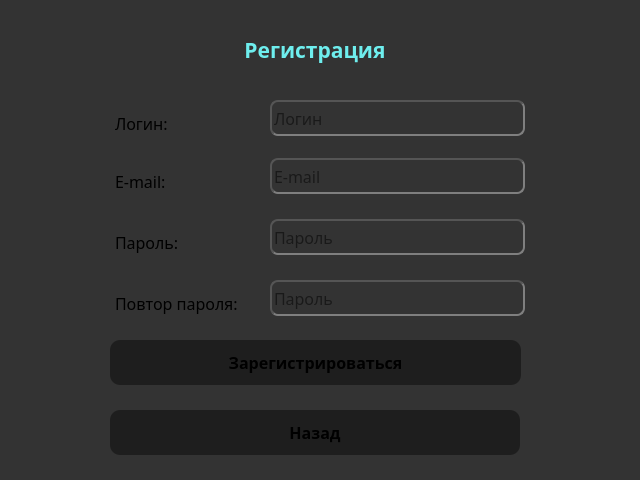
<?xml version="1.0" encoding="UTF-8"?>
<ui version="4.0">
 <class>registerwidget</class>
 <widget class="QWidget" name="registerwidget">
  <property name="enabled">
   <bool>true</bool>
  </property>
  <property name="geometry">
   <rect>
    <x>0</x>
    <y>0</y>
    <width>640</width>
    <height>480</height>
   </rect>
  </property>
  <property name="font">
   <font>
    <family>Sitka</family>
    <pointsize>12</pointsize>
   </font>
  </property>
  <property name="windowTitle">
   <string>Form</string>
  </property>
  <property name="styleSheet">
   <string notr="true">background-color: rgb(51, 51, 51)</string>
  </property>
  <widget class="QPushButton" name="btnToAuth">
   <property name="geometry">
    <rect>
     <x>110</x>
     <y>410</y>
     <width>410</width>
     <height>45</height>
    </rect>
   </property>
   <property name="sizePolicy">
    <sizepolicy hsizetype="Minimum" vsizetype="Fixed">
     <horstretch>0</horstretch>
     <verstretch>0</verstretch>
    </sizepolicy>
   </property>
   <property name="minimumSize">
    <size>
     <width>0</width>
     <height>0</height>
    </size>
   </property>
   <property name="sizeIncrement">
    <size>
     <width>0</width>
     <height>0</height>
    </size>
   </property>
   <property name="palette">
    <palette>
     <active>
      <colorrole role="Button">
       <brush brushstyle="SolidPattern">
        <color alpha="255">
         <red>30</red>
         <green>30</green>
         <blue>30</blue>
        </color>
       </brush>
      </colorrole>
      <colorrole role="Base">
       <brush brushstyle="SolidPattern">
        <color alpha="255">
         <red>30</red>
         <green>30</green>
         <blue>30</blue>
        </color>
       </brush>
      </colorrole>
      <colorrole role="Window">
       <brush brushstyle="SolidPattern">
        <color alpha="255">
         <red>30</red>
         <green>30</green>
         <blue>30</blue>
        </color>
       </brush>
      </colorrole>
      <colorrole role="Shadow">
       <brush brushstyle="SolidPattern">
        <color alpha="255">
         <red>51</red>
         <green>51</green>
         <blue>51</blue>
        </color>
       </brush>
      </colorrole>
      <colorrole role="Highlight">
       <brush brushstyle="SolidPattern">
        <color alpha="255">
         <red>31</red>
         <green>155</green>
         <blue>93</blue>
        </color>
       </brush>
      </colorrole>
     </active>
     <inactive>
      <colorrole role="Button">
       <brush brushstyle="SolidPattern">
        <color alpha="255">
         <red>30</red>
         <green>30</green>
         <blue>30</blue>
        </color>
       </brush>
      </colorrole>
      <colorrole role="Base">
       <brush brushstyle="SolidPattern">
        <color alpha="255">
         <red>30</red>
         <green>30</green>
         <blue>30</blue>
        </color>
       </brush>
      </colorrole>
      <colorrole role="Window">
       <brush brushstyle="SolidPattern">
        <color alpha="255">
         <red>30</red>
         <green>30</green>
         <blue>30</blue>
        </color>
       </brush>
      </colorrole>
      <colorrole role="Shadow">
       <brush brushstyle="SolidPattern">
        <color alpha="255">
         <red>51</red>
         <green>51</green>
         <blue>51</blue>
        </color>
       </brush>
      </colorrole>
      <colorrole role="Highlight">
       <brush brushstyle="SolidPattern">
        <color alpha="255">
         <red>31</red>
         <green>155</green>
         <blue>93</blue>
        </color>
       </brush>
      </colorrole>
     </inactive>
     <disabled>
      <colorrole role="Button">
       <brush brushstyle="SolidPattern">
        <color alpha="255">
         <red>30</red>
         <green>30</green>
         <blue>30</blue>
        </color>
       </brush>
      </colorrole>
      <colorrole role="Base">
       <brush brushstyle="SolidPattern">
        <color alpha="255">
         <red>30</red>
         <green>30</green>
         <blue>30</blue>
        </color>
       </brush>
      </colorrole>
      <colorrole role="Window">
       <brush brushstyle="SolidPattern">
        <color alpha="255">
         <red>30</red>
         <green>30</green>
         <blue>30</blue>
        </color>
       </brush>
      </colorrole>
      <colorrole role="Shadow">
       <brush brushstyle="SolidPattern">
        <color alpha="255">
         <red>51</red>
         <green>51</green>
         <blue>51</blue>
        </color>
       </brush>
      </colorrole>
      <colorrole role="Highlight">
       <brush brushstyle="SolidPattern">
        <color alpha="255">
         <red>31</red>
         <green>155</green>
         <blue>93</blue>
        </color>
       </brush>
      </colorrole>
     </disabled>
    </palette>
   </property>
   <property name="font">
    <font>
     <family>Sitka</family>
     <pointsize>12</pointsize>
     <bold>true</bold>
     <stylestrategy>PreferDefault</stylestrategy>
     <kerning>true</kerning>
     <hintingpreference>PreferFullHinting</hintingpreference>
    </font>
   </property>
   <property name="styleSheet">
    <string notr="true">/*Кнопка*/;
border-radius: 10px;
background-color: rgb(30, 30, 30);/*Кнопка*/;
border-radius: 10px;
background-color: rgb(30, 30, 30);</string>
   </property>
   <property name="text">
    <string>Назад</string>
   </property>
   <property name="iconSize">
    <size>
     <width>20</width>
     <height>20</height>
    </size>
   </property>
   <property name="autoRepeatDelay">
    <number>300</number>
   </property>
   <property name="autoRepeatInterval">
    <number>100</number>
   </property>
   <property name="default">
    <bool>false</bool>
   </property>
   <property name="flat">
    <bool>false</bool>
   </property>
  </widget>
  <widget class="QLabel" name="label">
   <property name="geometry">
    <rect>
     <x>110</x>
     <y>20</y>
     <width>410</width>
     <height>60</height>
    </rect>
   </property>
   <property name="font">
    <font>
     <family>Sitka</family>
     <pointsize>16</pointsize>
     <bold>true</bold>
    </font>
   </property>
   <property name="styleSheet">
    <string notr="true">color: #6eeeee;</string>
   </property>
   <property name="text">
    <string>Регистрация</string>
   </property>
   <property name="alignment">
    <set>Qt::AlignmentFlag::AlignCenter</set>
   </property>
  </widget>
  <widget class="QLabel" name="label_2">
   <property name="geometry">
    <rect>
     <x>115</x>
     <y>105</y>
     <width>150</width>
     <height>36</height>
    </rect>
   </property>
   <property name="font">
    <font>
     <family>Sitka</family>
     <pointsize>12</pointsize>
    </font>
   </property>
   <property name="text">
    <string>Логин:</string>
   </property>
  </widget>
  <widget class="QLineEdit" name="lineLogin">
   <property name="geometry">
    <rect>
     <x>270</x>
     <y>100</y>
     <width>255</width>
     <height>36</height>
    </rect>
   </property>
   <property name="font">
    <font>
     <family>Sitka</family>
     <pointsize>12</pointsize>
    </font>
   </property>
   <property name="styleSheet">
    <string notr="true">/*Ввод*/;
border: 2px inset  rgb(85, 85, 85);
border-radius: 8px;</string>
   </property>
   <property name="placeholderText">
    <string>Логин</string>
   </property>
  </widget>
  <widget class="QLineEdit" name="linePassword2">
   <property name="geometry">
    <rect>
     <x>270</x>
     <y>280</y>
     <width>255</width>
     <height>36</height>
    </rect>
   </property>
   <property name="font">
    <font>
     <family>Sitka</family>
     <pointsize>12</pointsize>
    </font>
   </property>
   <property name="styleSheet">
    <string>/*Ввод*/;
border: 2px inset  rgb(85, 85, 85);
border-radius: 8px;</string>
   </property>
   <property name="echoMode">
    <enum>QLineEdit::EchoMode::Password</enum>
   </property>
   <property name="placeholderText">
    <string>Пароль</string>
   </property>
  </widget>
  <widget class="QLineEdit" name="linePassword1">
   <property name="geometry">
    <rect>
     <x>270</x>
     <y>219</y>
     <width>255</width>
     <height>36</height>
    </rect>
   </property>
   <property name="font">
    <font>
     <family>Sitka</family>
     <pointsize>12</pointsize>
    </font>
   </property>
   <property name="styleSheet">
    <string>/*Ввод*/;
border: 2px inset  rgb(85, 85, 85);
border-radius: 8px;</string>
   </property>
   <property name="echoMode">
    <enum>QLineEdit::EchoMode::Password</enum>
   </property>
   <property name="placeholderText">
    <string>Пароль</string>
   </property>
  </widget>
  <widget class="QLineEdit" name="lineEmail">
   <property name="geometry">
    <rect>
     <x>270</x>
     <y>158</y>
     <width>255</width>
     <height>36</height>
    </rect>
   </property>
   <property name="font">
    <font>
     <family>Sitka</family>
     <pointsize>12</pointsize>
    </font>
   </property>
   <property name="styleSheet">
    <string>/*Ввод*/;
border: 2px inset  rgb(85, 85, 85);
border-radius: 8px;</string>
   </property>
   <property name="placeholderText">
    <string>E-mail</string>
   </property>
  </widget>
  <widget class="QLabel" name="label_3">
   <property name="geometry">
    <rect>
     <x>115</x>
     <y>224</y>
     <width>150</width>
     <height>36</height>
    </rect>
   </property>
   <property name="font">
    <font>
     <family>Sitka</family>
     <pointsize>12</pointsize>
    </font>
   </property>
   <property name="text">
    <string>Пароль:</string>
   </property>
  </widget>
  <widget class="QLabel" name="label_4">
   <property name="geometry">
    <rect>
     <x>115</x>
     <y>163</y>
     <width>150</width>
     <height>36</height>
    </rect>
   </property>
   <property name="font">
    <font>
     <family>Sitka</family>
     <pointsize>12</pointsize>
    </font>
   </property>
   <property name="text">
    <string>E-mail:</string>
   </property>
  </widget>
  <widget class="QLabel" name="label_5">
   <property name="geometry">
    <rect>
     <x>115</x>
     <y>285</y>
     <width>150</width>
     <height>36</height>
    </rect>
   </property>
   <property name="font">
    <font>
     <family>Sitka</family>
     <pointsize>12</pointsize>
    </font>
   </property>
   <property name="text">
    <string>Повтор пароля:</string>
   </property>
  </widget>
  <widget class="QPushButton" name="btnRegister">
   <property name="geometry">
    <rect>
     <x>110</x>
     <y>340</y>
     <width>411</width>
     <height>45</height>
    </rect>
   </property>
   <property name="font">
    <font>
     <family>Sitka</family>
     <pointsize>12</pointsize>
     <bold>true</bold>
    </font>
   </property>
   <property name="styleSheet">
    <string notr="true">/*Кнопка*/;
border-radius: 10px;
background-color: rgb(30, 30, 30);/*Кнопка*/;
border-radius: 10px;
background-color: rgb(30, 30, 30);</string>
   </property>
   <property name="text">
    <string>Зарегистрироваться</string>
   </property>
   <property name="autoDefault">
    <bool>true</bool>
   </property>
   <property name="default">
    <bool>true</bool>
   </property>
  </widget>
 </widget>
 <resources/>
 <connections/>
</ui>
